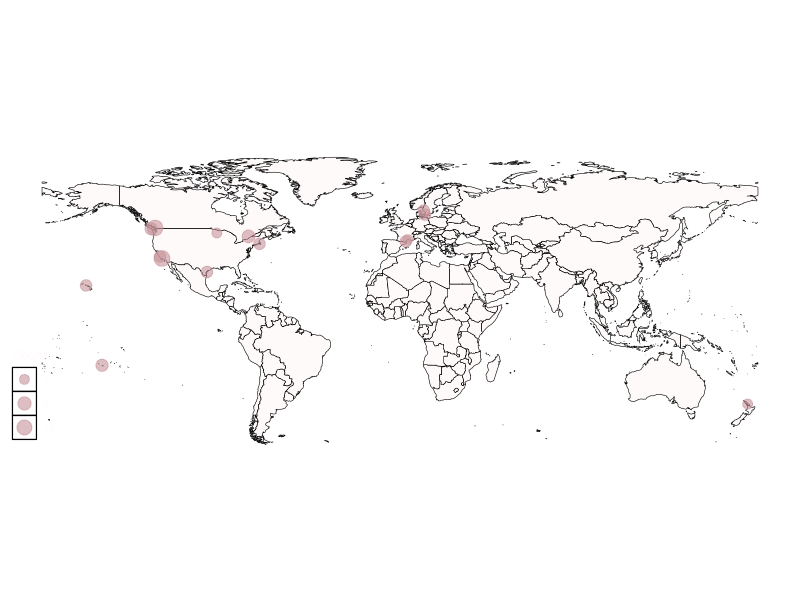
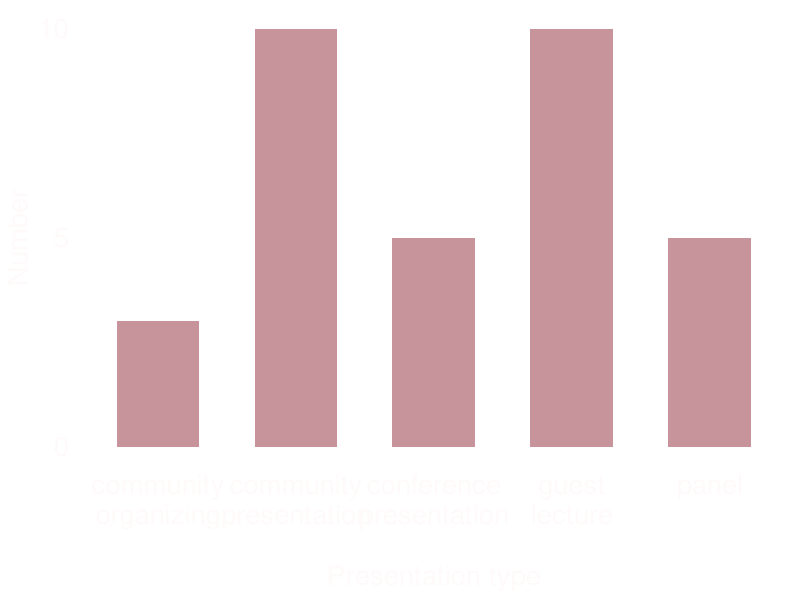

Source code (R) for these figures, in order:
## ---- chunk 1
knitr::opts_chunk$set(echo = TRUE)

library(ggplot2)
library(sf)
library("rnaturalearth")
library("rnaturalearthdata")
library(here)
library(ggthemes)
library(dplyr)
library(stringr)

## ---- chunk 2
world <- ne_countries(scale = "medium", returnclass = "sf")
collabs <- read.csv(here("phd-metrics", "map", "collabs-coordinates.csv"))

collabs_maps <- ggplot() +
    geom_sf(data = world, color = "black", fill = "snow1")+
  coord_sf(xlim= c(-180, 180), ylim = c(-50, 80))+
    geom_point(data = collabs, aes(y = lat, x = long, size = Count), color = "#c7949b", alpha = .6)+
  #  ggtitle("PhD Collaborations")+
  scale_size(range=c(3, 5), breaks=c(1, 5, 10, 15))+
    theme_map()+
    theme(plot.title = element_text(colour = "snow1", size =18),
          legend.background = element_rect(fill="transparent"),
          legend.title = element_text(color = "snow1"),
          legend.text = element_text(color = "snow1"),
          legend.key = element_rect(fill = "transparent"))

ggsave(here("phd-metrics", "map", "map_collabs.png"), height = 8, width = 8)


## ---- chunk 3
pres <- read.csv(here("phd-metrics", "plots", "presentations.csv"))

pres_count <- pres %>%
  dplyr::count(presentation_type)%>%
  filter(n<100)

x<-ggplot(pres_count, aes(x = presentation_type, y = n))+
  geom_col(fill = "#c7949b", width = 0.6)+
  labs(y = "Number", x = "\nPresentation type")+
  #ggtitle("Presentations throughout PhD")+
  scale_y_continuous(breaks = c(0, 5, 10))+
  scale_x_discrete(labels = function(x) str_wrap(x, width = 10))+
  theme(
  panel.background = element_rect(fill = "transparent",
                                  colour = NA_character_), # necessary to avoid drawing panel outline
  panel.grid.major = element_blank(), # get rid of major grid
  panel.grid.minor = element_blank(), # get rid of minor grid
  plot.background = element_rect(fill = "transparent",
                                 colour = NA_character_), # necessary to avoid drawing plot outline
  legend.background = element_rect(fill = "transparent"),
  legend.box.background = element_rect(fill = "transparent"),
  legend.key = element_rect(fill = "transparent"))+
  theme(text=element_text(size=20), #change font size of all text
        axis.text=element_text(size=20), #change font size of axis text
        axis.title=element_text(size=20, color = "snow1"), #change font size of axis titles
        plot.title=element_text(size=20, color = "snow1"), #change font size of plot title
        legend.text=element_text(size=20), #change font size of legend text
        legend.title=element_text(size=20), #change font size of legend title   
        axis.text.x=element_text(colour="snow1"),
        axis.text.y=element_text(colour="snow1"),
        axis.ticks = element_blank()  )
ggsave(here("phd-metrics", "plots", "presentations.png"), width = 12, height = 10)
